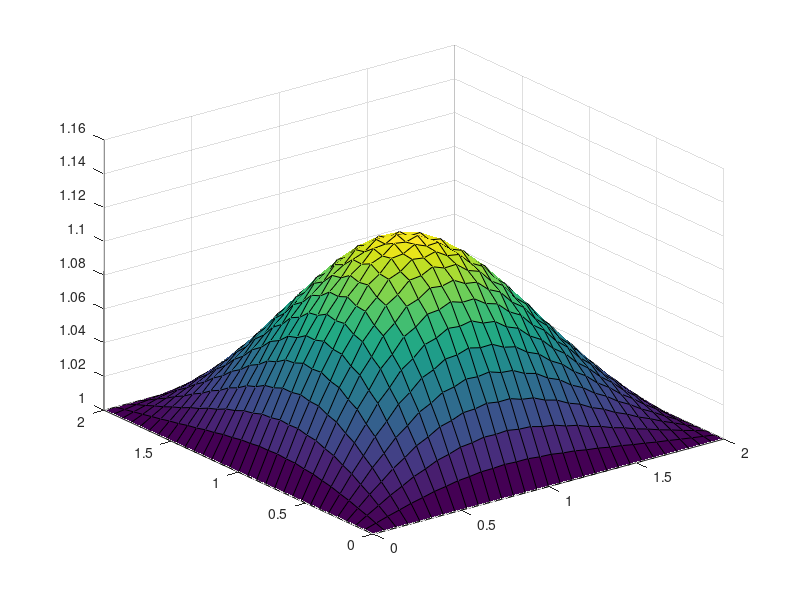

The MATLAB script that drew this image:
%%%variable declarations
clear all
nx = 31;
ny = 31;
nt = 170;
dx = 2.0/(nx-1);
dy = 2.0/(ny-1);
sigma = .25;
nu=.05
dt = sigma*dx*dy/nu;

x = linspace(0,2,nx);
y = linspace(0,2,ny);

u = ones(ny,nx); %%create a 1xn vector of 1's
un=ones(ny,nx);

%%%Assign initial conditions

u(.5/dy:1/dy+1,.5/dx:1/dx+1)=2;


%%%Plot Initial Condition
 %%the figsize parameter can be used to produce different sized images
                  
[X, Y] = meshgrid(x,y);                            


for n=1:nt+1
    un=u;
    for i=2:(ny-1)
        for j=2:(nx-1)
        u(i,j)=un(i,j)+nu*dt/dx^2*(un(i+1,j)-2*un(i,j)+un(i-1,j))+nu*dt/dy^2*(un(i,j+1)-2*un(i,j)+un(i,j-1));
        end
    end
   surf(x,y,u)
   pause(0.1)
end

